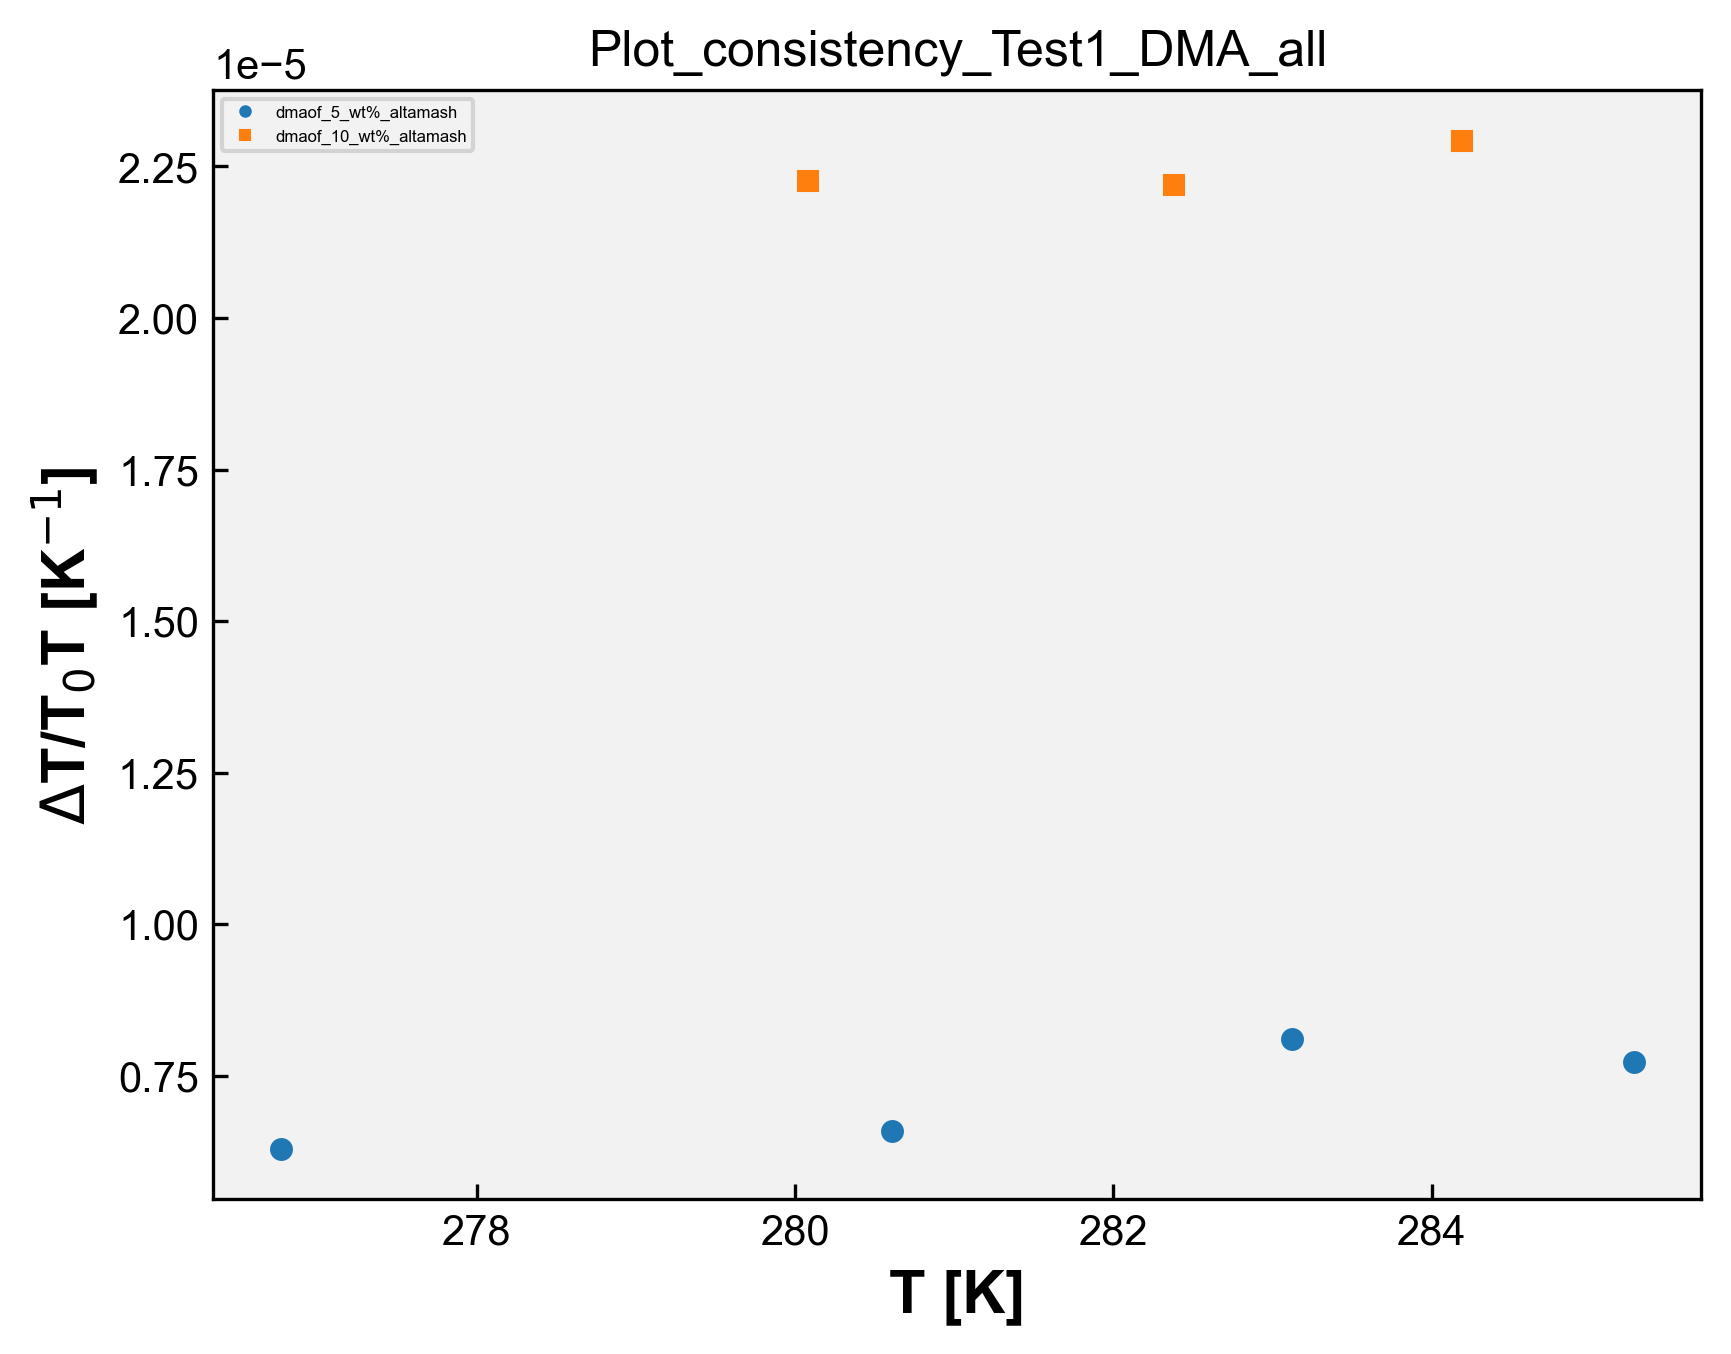

The script that drew this image:
# Plot_consistency - DMA 
import matplotlib.pyplot as plt
import matplotlib
from matplotlib.font_manager import FontProperties
import pandas as pd
import numpy as np
import openpyxl
import os 

matplotlib.rcParams['font.family'] = "Arial" # change the default font # mudança da fonte 
matplotlib.rcParams['xtick.direction'] = 'in' # change the ticks direction # mudança da direção dos marcadores ao longo dos eixos de um gráfico que indicam valores específicos 
matplotlib.rcParams['ytick.direction'] = 'in'
font = FontProperties() # cria uma instância de propriedades de fontes, tamanho, estilo e família
font.set_family('sans-serif') # 'serif', 'sans-serif', 'cursive', 'fantasy', or 'monospace' # família da fonte 
font.set_name('Arial') # nome da fonte 
font.set_weight('bold') # 'ultralight', 'light', 'normal', 'regular', 'book', 'medium', 'roman', 'semibold', 'demibold', 'demi', 'bold', 'heavy', 'extra bold', 'black' # peso da fonte 
font.set_style('normal') #'normal', 'italic' or 'oblique' # estilo da fonte, negrito, itálico, normal, etc 
font.set_size('x-large') # xx-small', 'x-small', 'small', 'medium', 'large', 'x-large', 'xx-large' # tamanho da fonte 
plt.rcParams['figure.dpi'] = 300 # resolução padrão para as figuras exibidas na tela 
plt.rcParams['savefig.dpi'] = 300 # resolução padrão para as figuras salvas em arquivos PNG, PDF ou SVG 
opt = {'fillstyle':'full','markersize':5,'markeredgewidth':0.5} # aparência dos marcadores, fillstyle: full - estilo de preenchimento markersize: 5 - tamanho do marcador markeredgewidth: 0.5 largura da borda do marcador 
plt.rcParams['figure.facecolor'] = (1.0,1.0,1.0,0.0) # cor de fundo da figura como transparente 
plt.rcParams['axes.facecolor'] = '0.95' # cor de fundo dos eixos como uma tonalidade de cinza claro 
#plt.rcParams['figure.figsize'] = (4,4) # tamanho da figura padrão em polegadas 


caminho_arquivo = 'DMA.xlsx' # caminho do arquivo de DMA 
wb = openpyxl.load_workbook(caminho_arquivo) # ler dados de abas individuais do arquivo Excel sem abrir e fechar repetidamente, mantém aberto. Mais eficiente se você precisa ler dados de várias abas do arquivo. Lista com os nomes de todas as abas do arquivo Excel.
# load_workbook é a função usada para carregar o arquvio Excel

dados_coluna_D_array = [] # matriz para guardar os dados da coluna C de todas as sheet
dados_coluna_K_array = [] # matriz para guardar os dados da coluna I de todas as sheet

nomes_abas = []

for i in wb.sheetnames: # para i dentro da lista wb com os nomes de todas as abas
    nome_aba = wb[i] # obtém o nome da aba na posição i na lista wb, que contém os nomes de todas as abas
    nome_aba_split = nome_aba.title.split("_") # nome_aba é o nome completo da aba. nome_aba.title converte o nome da aba para o formato de título. split("_ ") divide o nome da aba em duas partes usando o caractere "_ "
    if len(nome_aba_split) > 2: # se o nome da aba contiver mais de duas partes 
        nome_aba_split.insert(2, "wt%") # insere wt% entre a segunda e a terceira partes do nome da aba 
        nome_aba_final = "_".join(nome_aba_split) # junta as partes do nome da aba de volta com "_"
        print('nome_aba_final', nome_aba_final)
        nomes_abas.append(nome_aba_final) # adiciona o nome modificado _a lista de nomes das abas 
    else:
        nomes_abas.append(nome_aba.title) # nome da aba não tiver mais de duas partes, adiciona o nome completo da aba à lista nomes_abas (usada na legenda)

    dados_coluna_D = [] # abre uma lista para os dados da coluna C da sheet 
    dados_coluna_K = [] # abre uma lista para os dados da coluna I da sheet

    for j in nome_aba.iter_rows(min_row=2, values_only=True): # iter_rows: permite iterar sobre as linhas dessa aba # min_row=2: especifica a primeira linha a ser considerada, nesse caso, começa na segunda linha, pois a primeira linha geralmente contém os cabeçalhos das colunas # values_only=True: indica que queremos obter apenas os valores das células, sem incluir informações adicionais como formatação, fórmulas ou estilos. 
        dados_coluna_D.append(j[3])
        dados_coluna_K.append(j[10])

    dados_coluna_D_array.append(dados_coluna_D)
    dados_coluna_K_array.append(dados_coluna_K)

print('dados_C', dados_coluna_D_array)
print('dados_I', dados_coluna_K_array)

# Plotagem dos dados:

symbols = ['o', 's', '^', 'D', 'v', '>', '<', 'P', 'X', 'H', '*', 'h', '+', 'x', '|', '_', '1', '2', '3', '4', 'p', ',', '.', '8', 'p', 'd', 'D', '|', '_', '$...$']
# Exemplos de símbolos

# Vetor de cores
colors = ['#1f77b4', '#ff7f0e', '#2ca02c', '#d62728', '#9467bd', '#8c564b', '#e377c2', '#7f7f7f', '#bcbd22', '#17becf',  '#aec7e8',  '#ffbb78', '#98df8a', '#ff9896', '#c5b0d5', '#c49c94',  '#f7b6d2', '#c7c7c7',  '#dbdb8d',  '#9edae5',  '#393b79',  '#5254a3', '#6b6ecf',  '#9c9ede',  '#637939',  '#8ca252',  '#b5cf6b', '#cedb9c',  '#8c6d31',  '#bd9e39',  '#e7ba52',  '#e7cb94',  '#843c39', '#ad494a', '#d6616b',  '#e7969c',  '#7b4173', '#a55194',  '#ce6dbd',  '#de9ed6']

for i in range(len(dados_coluna_D_array)):
    x = dados_coluna_D_array[i]
    y = dados_coluna_K_array[i]
    print('x', x)
    print('y', y)
    symbol=symbols[i]
    color=colors[i]
    plt.plot(x, y, marker=symbol, markersize=opt['markersize'], markeredgewidth=opt['markeredgewidth'], fillstyle=opt['fillstyle'], color=color, linestyle='none')

plt.legend(nomes_abas, loc='upper left', fontsize=4, markerscale=0.5)
plt.xlabel('T [K]',fontproperties=font)
plt.ylabel('$\Delta$T/T$_0$T [K$^{-1}$]',fontproperties=font)
#plt.legend(loc="upper left")

nome_arquivo_python = os.path.basename(__file__) # obter o nome do arquivo python atual
nome_arquivo_sem_extensao = os.path.splitext(nome_arquivo_python)[0] # obter o nome do arquivo sem extensão # [0] vai acessar o primeiro elemento da tupla retornado por path.splitext

plt.title(nome_arquivo_sem_extensao)

plt.savefig(f'{nome_arquivo_sem_extensao}.png',format='png',bbox_inches='tight',
                dpi=300,transparent=False)
plt.show()
